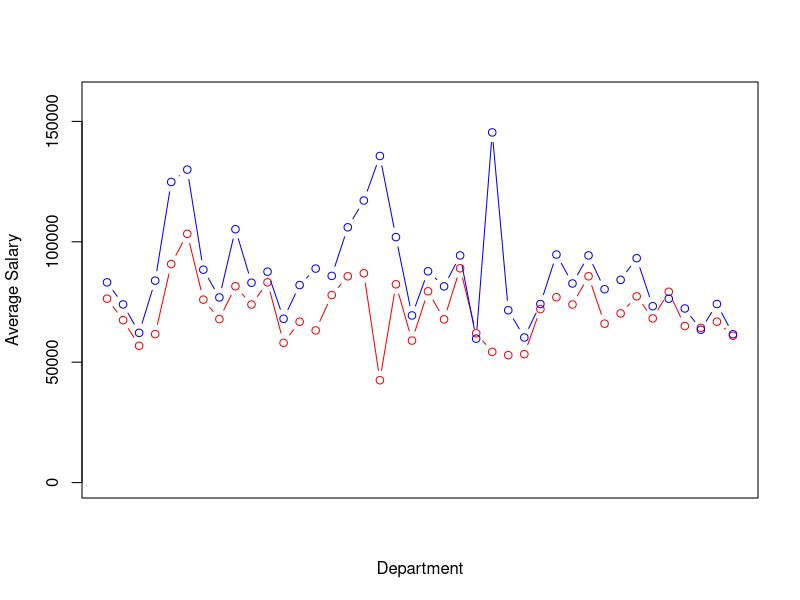
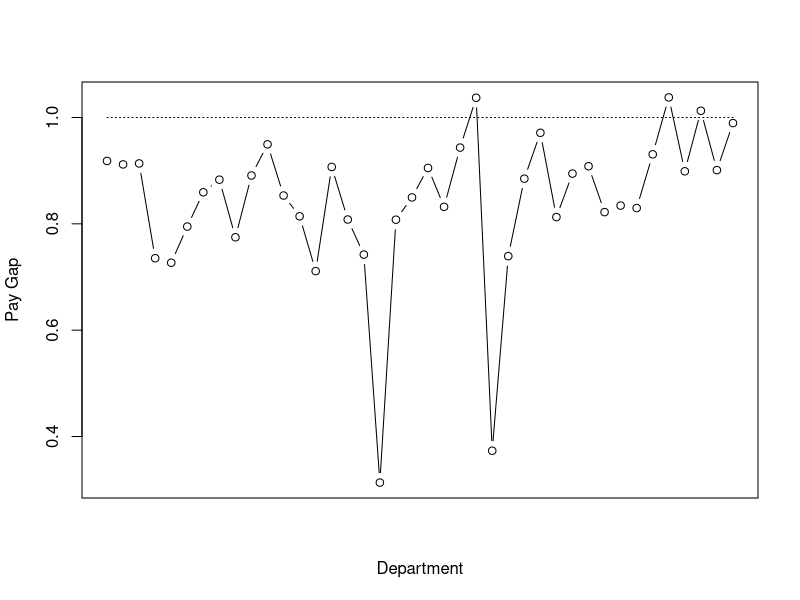

Recreate these plots in R, in order.
setwd("Dropbox/Office/R_Ladies/LA-city-data")
library(magrittr)

rm(list=ls())

jobs.dept.gender <- read.csv("Gender_Breakdown_of_City_Workers_by_Department.csv")
## we could also use the option stringsAsFactors=FALSE

head(jobs.dept.gender)

is.numeric(jobs.dept.gender$Male.Average.Salary)

jobs.dept.gender$Male.Average.Salary.Float <- sapply(as.character(jobs.dept.gender$Male.Average.Salary),function(x) substr(x,2,nchar(x))) %>% as.numeric()

jobs.dept.gender$Female.Average.Salary.Float <- sapply(as.character(jobs.dept.gender$Female.Average.Salary),function(x) substr(x,2,nchar(x))) %>% as.numeric()

nrow(jobs.dept.gender)

plot(1:40,jobs.dept.gender$Female.Average.Salary.Float,type="b",col="red",xaxt="n", xlab="Department", ylab="Average Salary",ylim=c(0, 1.1*max(c(jobs.dept.gender$Female.Average.Salary.Float,jobs.dept.gender$Male.Average.Salary.Float))))
points(1:40,jobs.dept.gender$Male.Average.Salary.Float,type="b",col="blue",xaxt="n")

plot(1:40,jobs.dept.gender$Female.Average.Salary.Float/jobs.dept.gender$Male.Average.Salary.Float,type="b",xaxt="n", xlab="Department", ylab="Pay Gap")
points(c(1,40),c(1,1),type="l",lty=3)

jobs.dept.gender[jobs.dept.gender$Female.Average.Salary.Float/jobs.dept.gender$Male.Average.Salary.Float < 0.5,]


jobs.apps.2013 <- read.csv("Applicant_Information_From_7-1-2013_To_6-30-2014.csv")
head(jobs.apps.2013)

jobs.apps.2014 <- read.csv("Applicant_Information_From_7-1-2014_To_9-30-2014.csv")

jobs.apps.2013$Job.Description

jobs.dept.gender$Department.Title


sapply(as.character(jobs.apps.2013$Job.Number),function(x) substr(x,1,4)) %>% as.numeric()

